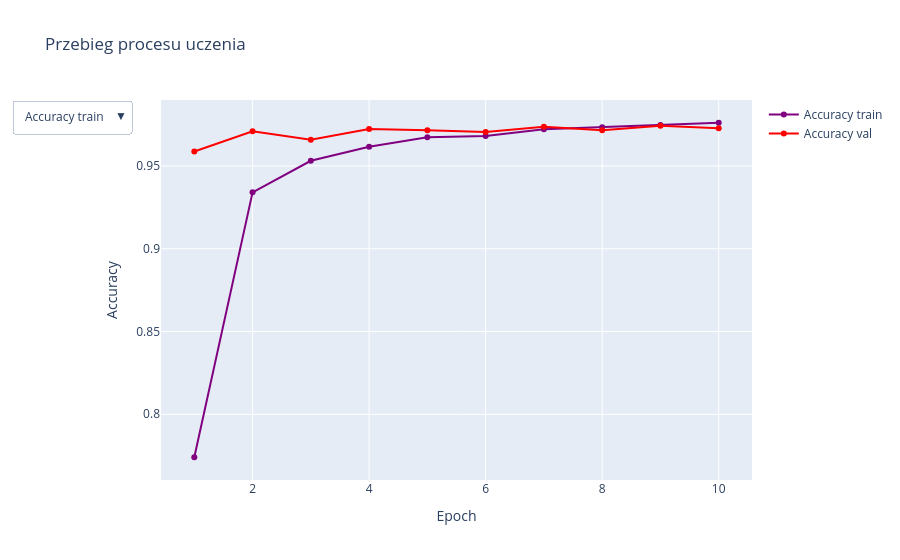

Write notebook code for a chart like this one.
### Code cell
x=list(range(1,n_epochs+1))
fig = go.Figure()

fig.add_trace(
    go.Scatter(x=x,
               y=accuracy_trainb,
               name="Accuracy train",
               line=dict(color="purple")))
fig.add_trace(
    go.Scatter(x=x,
               y=accuracy_valb,
               name="Accuracy val",
               line=dict(color="red")))
fig.update_layout(
    xaxis=dict(title=dict(text="Epoch")),
    yaxis=dict(title=dict(text="Accuracy")),
    updatemenus=[
        dict(
            active=0,
            buttons=list([
                dict(label="Accuracy train",
                     method="update",
                     args=[{"visible": [True, False]}]),
                dict(label="Accuracy val",
                     method="update",
                     args=[{"visible": [False, True]}]),
                dict(label="Both",
                     method="update",
                     args=[{"visible": [True, True]}])
            ]),
        )
    ])

fig.update_layout(title_text="Przebieg procesu uczenia")

### Figure 1 — Plotly figure (JSON) as saved in the notebook; plotly's stock layout.template omitted (floating-point values rounded to 4 significant figures)
{"data": [{"line": {"color": "purple"}, "name": "Accuracy train", "type": "scatter", "x": [1, 2, 3, 4, 5, 6, 7, 8, 9, 10], "y": [0.774, 0.9341, 0.9531, 0.9617, 0.9674, 0.9682, 0.9722, 0.9733, 0.9747, 0.9761]}, {"line": {"color": "red"}, "name": "Accuracy val", "type": "scatter", "x": [1, 2, 3, 4, 5, 6, 7, 8, 9, 10], "y": [0.9587, 0.9709, 0.9659, 0.9723, 0.9715, 0.9705, 0.9737, 0.9716, 0.9743, 0.9728]}], "layout": {"title": {"text": "Przebieg procesu uczenia"}, "updatemenus": [{"active": 0, "buttons": [{"args": [{"visible": [true, false]}], "label": "Accuracy train", "method": "update"}, {"args": [{"visible": [false, true]}], "label": "Accuracy val", "method": "update"}, {"args": [{"visible": [true, true]}], "label": "Both", "method": "update"}]}], "xaxis": {"title": {"text": "Epoch"}}, "yaxis": {"title": {"text": "Accuracy"}}}}
